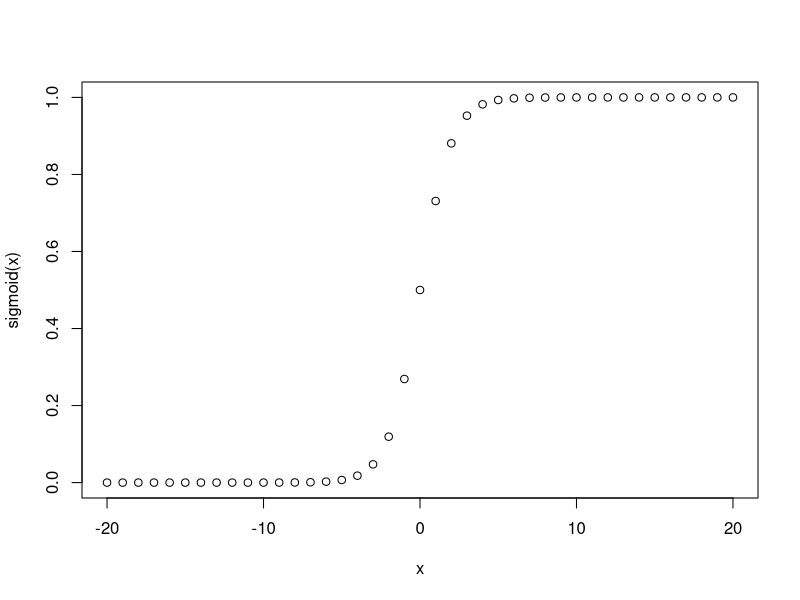

Reproduce this figure in R.
x = -20:20
y = c()
sigmoid = function(x){
  numerator = exp(x)
  denominator = 1+exp(x)
  return(numerator/denominator)
}

for(i in 1:length(x)){
  y[i] = sigmoid(x[i])
}

plot(x,y,ylab = "sigmoid(x)")

